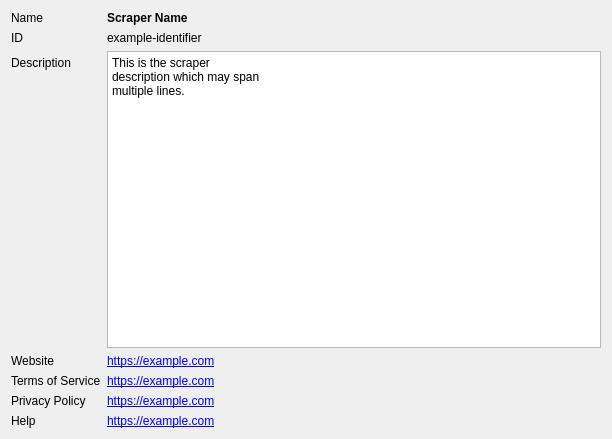
<?xml version="1.0" encoding="UTF-8"?>
<ui version="4.0">
 <class>MovieScraperInfoWidget</class>
 <widget class="QWidget" name="MovieScraperInfoWidget">
  <property name="geometry">
   <rect>
    <x>0</x>
    <y>0</y>
    <width>612</width>
    <height>439</height>
   </rect>
  </property>
  <layout class="QFormLayout" name="formLayout">
   <item row="0" column="0">
    <widget class="QLabel" name="lblName">
     <property name="text">
      <string>Name</string>
     </property>
    </widget>
   </item>
   <item row="0" column="1">
    <widget class="QLabel" name="txtName">
     <property name="font">
      <font>
       <bold>true</bold>
      </font>
     </property>
     <property name="text">
      <string notr="true">Scraper Name</string>
     </property>
    </widget>
   </item>
   <item row="1" column="0">
    <widget class="QLabel" name="lblId">
     <property name="text">
      <string>ID</string>
     </property>
    </widget>
   </item>
   <item row="1" column="1">
    <widget class="QLabel" name="txtId">
     <property name="toolTip">
      <string>Internal TV scraper ID. Used as key in MediaElch's settings.</string>
     </property>
     <property name="text">
      <string notr="true">example-identifier</string>
     </property>
    </widget>
   </item>
   <item row="2" column="0">
    <widget class="QLabel" name="lblDescription">
     <property name="text">
      <string>Description</string>
     </property>
    </widget>
   </item>
   <item row="2" column="1">
    <widget class="QPlainTextEdit" name="txtDescription">
     <property name="sizePolicy">
      <sizepolicy hsizetype="MinimumExpanding" vsizetype="MinimumExpanding">
       <horstretch>0</horstretch>
       <verstretch>0</verstretch>
      </sizepolicy>
     </property>
     <property name="minimumSize">
      <size>
       <width>180</width>
       <height>120</height>
      </size>
     </property>
     <property name="maximumSize">
      <size>
       <width>600</width>
       <height>360</height>
      </size>
     </property>
     <property name="tabChangesFocus">
      <bool>true</bool>
     </property>
     <property name="undoRedoEnabled">
      <bool>false</bool>
     </property>
     <property name="readOnly">
      <bool>true</bool>
     </property>
     <property name="plainText">
      <string notr="true">This is the scraper
description which may span
multiple lines.
</string>
     </property>
    </widget>
   </item>
   <item row="3" column="0">
    <widget class="QLabel" name="lblWebsite">
     <property name="text">
      <string>Website</string>
     </property>
     <property name="textFormat">
      <enum>Qt::PlainText</enum>
     </property>
    </widget>
   </item>
   <item row="3" column="1">
    <widget class="QLabel" name="txtWebsite">
     <property name="toolTip">
      <string>The scraper's main website.</string>
     </property>
     <property name="text">
      <string notr="true">&lt;a href=&quot;https://example.com&quot;&gt;https://example.com&lt;/a&gt;</string>
     </property>
     <property name="openExternalLinks">
      <bool>true</bool>
     </property>
    </widget>
   </item>
   <item row="4" column="0">
    <widget class="QLabel" name="lblTOS">
     <property name="text">
      <string>Terms of Service</string>
     </property>
    </widget>
   </item>
   <item row="4" column="1">
    <widget class="QLabel" name="txtTOS">
     <property name="toolTip">
      <string>Terms of service of the TV scraper.</string>
     </property>
     <property name="text">
      <string notr="true">&lt;a href=&quot;https://example.com&quot;&gt;https://example.com&lt;/a&gt;</string>
     </property>
     <property name="openExternalLinks">
      <bool>true</bool>
     </property>
    </widget>
   </item>
   <item row="5" column="0">
    <widget class="QLabel" name="lblPrivacyPolicy">
     <property name="text">
      <string>Privacy Policy</string>
     </property>
    </widget>
   </item>
   <item row="5" column="1">
    <widget class="QLabel" name="txtPrivacyPolicy">
     <property name="toolTip">
      <string>Privacy Policy of the scraper.</string>
     </property>
     <property name="text">
      <string notr="true">&lt;a href=&quot;https://example.com&quot;&gt;https://example.com&lt;/a&gt;</string>
     </property>
     <property name="openExternalLinks">
      <bool>true</bool>
     </property>
    </widget>
   </item>
   <item row="6" column="0">
    <widget class="QLabel" name="lblHelpUrl">
     <property name="text">
      <string>Help</string>
     </property>
    </widget>
   </item>
   <item row="6" column="1">
    <widget class="QLabel" name="txtHelp">
     <property name="toolTip">
      <string>Where to get help for the TV scraper.</string>
     </property>
     <property name="text">
      <string notr="true">&lt;a href=&quot;https://example.com&quot;&gt;https://example.com&lt;/a&gt;</string>
     </property>
     <property name="openExternalLinks">
      <bool>true</bool>
     </property>
    </widget>
   </item>
  </layout>
 </widget>
 <resources/>
 <connections/>
</ui>
